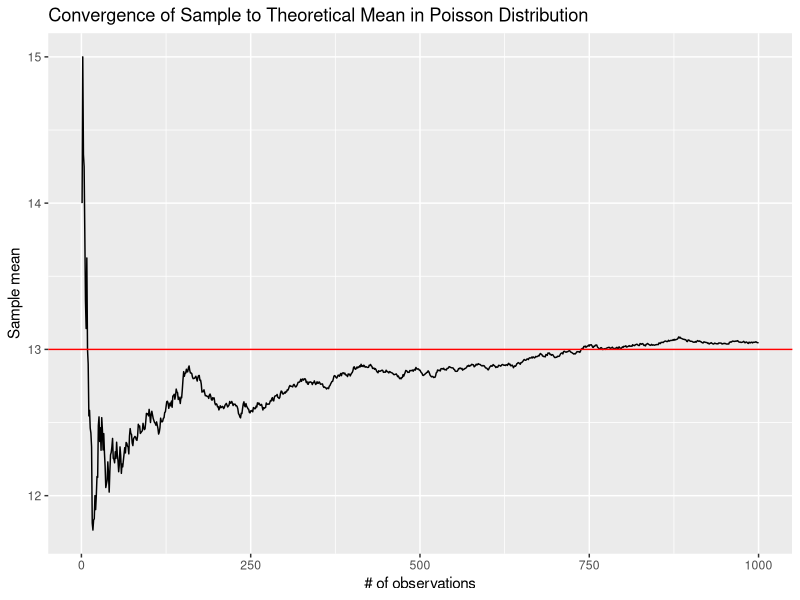
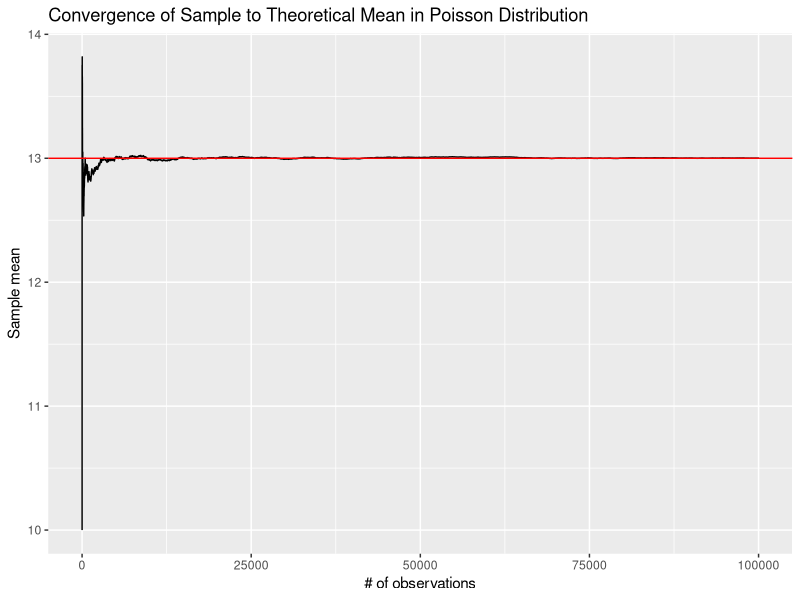
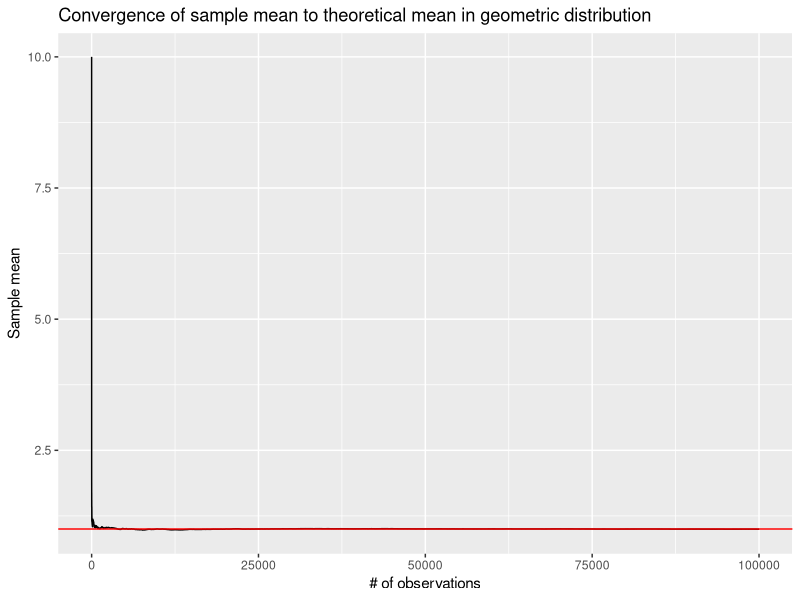
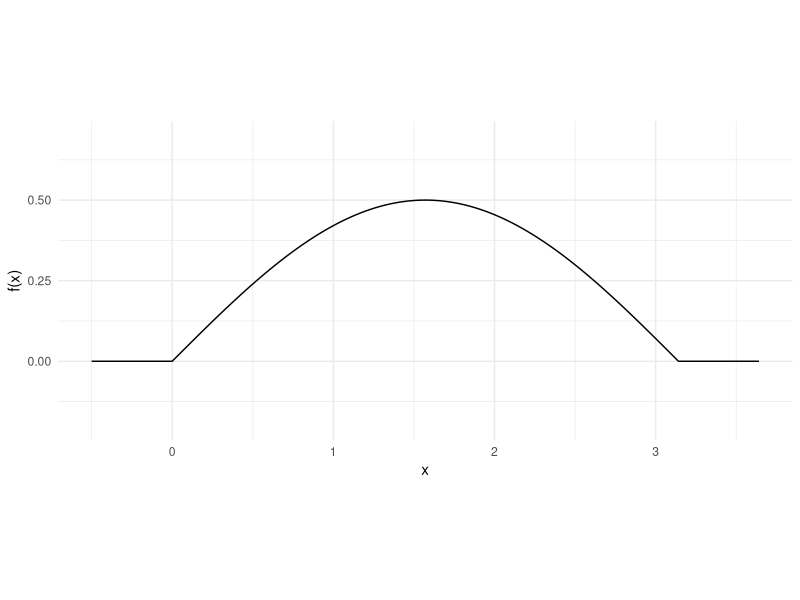
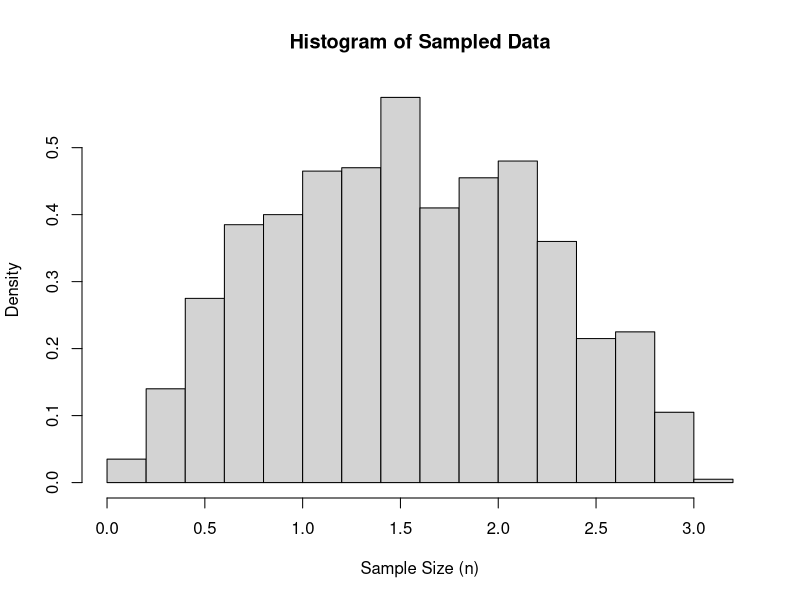
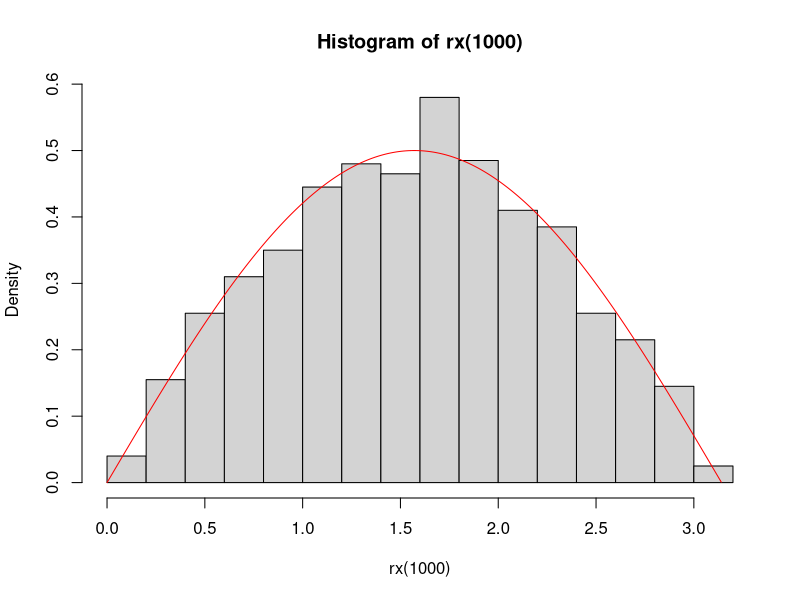

R code for these plots, in order:
## ---- chunk 1
knitr::opts_chunk$set(echo=T,eval=T,message=F,warning=F,fig.align='center')
library(tidyverse)
## ---- chunk 2
distance_between_points_1a = function() {
point_1 = c(runif(n = 1, min = 0, max = 5), runif(n = 1, min = 0, max = 10), runif(n = 1, min = 0, max = 20))
point_2 = c(runif(n = 1, min = 0, max = 5), runif(n = 1, min = 0, max = 10), runif(n = 1, min = 0, max = 20))
return(sqrt(((point_1[1]) - (point_2[1]))^2 + ((point_1[2]) - (point_2[2]))^2 + ((point_1[3]) - (point_2[3]))^2))}

NMC = 1e5
average_1a = 0

for(i in 1:NMC){
  distance_1a = distance_between_points_1a()
  average_1a = average_1a + distance_1a
}

average_distance_box = average_1a/NMC
average_distance_box
## ---- chunk 3
distance_between_points_1b = function() {
angle_1 = c(runif(n = 1, min = 0, max = 2 * pi), runif(n = 1, min = 0, max = 2 * pi))
point_1 = c(cos(angle_1), sin(angle_1))
angle_2 = c(runif(n = 1, min = 0, max = 2 * pi), runif(n = 1, min = 0, max = 2 * pi))
point_2 = c(cos(angle_2), sin(angle_2))
angle_3 = c(runif(n = 1, min = 0, max = 2 * pi), runif(n = 1, min = 0, max = 2 * pi))
point_3 = c(cos(angle_3), sin(angle_3))
return(0.5 * (abs (point_1[1] * (point_2[2] - point_3[2]) + point_2[1] * (point_3[2] - point_1[2]) + point_3[1] * (point_1[2] - point_2[2]))))
}

NMC = 1e5
average_1b = 0

for(i in 1:NMC){
  distance_1b = distance_between_points_1b()
  average_1b = average_1b + distance_1b
}

average_area = average_1b/NMC
average_area
## ---- chunk 4
distance_between_points_1c = function() {
angle_1 = c(runif(n = 1, min = 0, max = 2 * pi), runif(n = 1, min = 0, max = 2 * pi))
point_1 = c(cos(angle_1), sin(angle_1))
angle_2 = c(runif(n = 1, min = 0, max = 2 * pi), runif(n = 1, min = 0, max = 2 * pi))
point_2 = c(cos(angle_2), sin(angle_2))
angle_3 = c(runif(n = 1, min = 0, max = 2 * pi), runif(n = 1, min = 0, max = 2 * pi))
point_3 = c(cos(angle_3), sin(angle_3))
distance_1 = sqrt(((point_1[1]) - (point_2[1]))^2 + ((point_1[2]) - (point_2[2]))^2)
distance_2 = sqrt(((point_2[1]) - (point_3[1]))^2 + ((point_2[2]) - (point_3[2]))^2)
distance_3 = sqrt(((point_3[1]) - (point_1[1]))^2 + ((point_3[2]) - (point_1[2]))^2)
return(distance_1 + distance_2 + distance_3)
}

NMC = 1e5
average_1c = 0

for(i in 1:NMC){
  distance_1c = distance_between_points_1c()
  average_1c = average_1c + distance_1c
}

average_perimeter = average_1c/NMC
average_perimeter
## ---- chunk 5
distance_between_points_1d = function() {
point_1 = rnorm(2)
point_2 = rnorm(2)
return(sqrt(((point_1[1]) - (point_2[1]))^2 + ((point_1[2]) - (point_2[2]))^2))}

NMC = 1e5
average_1d = 0

for(i in 1:NMC){
  distance_1d = distance_between_points_1d()
  average_1d = average_1d + distance_1d
}

average_distance_general = average_1d/NMC
average_distance_general
## ---- chunk 6
df_2a = data.frame(n = 1:1000, x = rpois(n = 1000, lambda = 13))
## ---- chunk 7
df_2b = df_2a %>%
  mutate(xbar = cumsum(x)/n)
## ---- chunk 8
ggplot(df_2b, aes(x = n, y = xbar)) +
  geom_line() +
  geom_hline(yintercept = 13, color = "red") +
  ggtitle("Convergence of Sample to Theoretical Mean in Poisson Distribution") +
  xlab("# of observations") +
  ylab("Sample mean")

# On the leftmost side of the graph containing fewer observations, the sample mean is highly erratic and varied, but as the number of observations increases, the sample mean eventually converges (at least partially) to the theoretical mean. This is what I was expecting, because more trials/larger numbers tend to make estimation errors smaller.
## ---- chunk 9
df_2d1 = data.frame(n = 1:100000, x = rpois(n = 100000, lambda = 13))
df_2d = df_2d1 %>%
  mutate(xbar = cumsum(x)/n)

ggplot(df_2d, aes(x = n, y = xbar)) +
  geom_line() +
  scale_x_continuous() +
  geom_hline(yintercept = 13, color = "red") +
  ggtitle("Convergence of Sample to Theoretical Mean in Poisson Distribution") +
  xlab("# of observations") +
  ylab("Sample mean")

# This does empirically agree with the Law of Large Numbers, because the sample mean converges almost entirely with the theoretical mean and stays that way from around the 12500 observation mark and on.
## ---- chunk 10
df_2e1 = data.frame(n = 1:100000, x = rgeom(n = 100000, prob = 0.5))
df_2e = df_2e1 %>%
  mutate(xbar = cumsum(x)/n)

ggplot(df_2e, aes(x = n, y = xbar)) +
  geom_line() +
  scale_x_continuous() +
  geom_hline(yintercept = 1, color = "red") +
  ggtitle("Convergence of sample mean to theoretical mean in geometric distribution") +
  xlab("# of observations") +
  ylab("Sample mean")

# My chosen random variable is of the geometric kind. The theoretical mean/expected value for a geometric distribution is 1 when using the formula for the geometric mean formula [(1 - 0.5)/0.5]. This output also agrees with my expectations, because the sample converges to the theoretical mean in what looks like the first 500 observations.
## ---- chunk 11
billy_count = 0
data = rep(0, 1e5)

for(i in 1:1e5){
  billy = sum(rnorm(3, 80, 0.5))
  data[i] = billy
}

exp_val = mean(data)
exp_val
std_val = sd(data)
std_val
## ---- chunk 12
NMC = 1e5
they_will = 0

for(i in 1:NMC) {
  will_they = sum(rnorm(3, 80, 0.5))
  they_will = they_will + as.numeric(will_they <= 241)
}

three_billy_prob = they_will/NMC
three_billy_prob
## ---- chunk 13
security = (quantile(x = rnorm(3, 80, 0.5), probs = c(0.99))) * 3
security
## ---- chunk 14
NMC = 1e5
they_will = 0

for(i in 1:NMC) {
  will_they = sum(rnorm(1, 80, 0.5) + rnorm(1, 79, 0.25) + rnorm(1, 81, 0.6))
  they_will = they_will + as.numeric(will_they <= 241)
}

bgogr_prob = they_will/NMC
bgogr_prob
## ---- chunk 15
# The scoring function is provided for you. 
# You can feed it a single width or a vector of widths
score = function(width){
  scores = rep(0, length(width))
  scores[width<=241] = width[width<=241]/241*100 
  return(mean(scores))
}

NMC = 1e5

### Billy, Goat, Gruff (1)

bgogr_fin = 0

for(i in 1:NMC) {
  bgogr = rnorm(1, 80, 0.5) + rnorm(1, 79, 0.25) + rnorm(1, 81, 0.6)
  bgogr_fin = bgogr_fin + score(bgogr)
}

billy_goat_gruff = bgogr_fin/NMC

### Billy, Billy, Gruff (2)

bbgr_fin = 0

for(i in 1:NMC) {
  bbgr = sum(rnorm(2, 80, 0.5)) + rnorm(1, 81, 0.6)
  bbgr_fin = bbgr_fin + score(bbgr)
}

billy_billy_gruff = bbgr_fin/NMC

### Billy, Billy, Billy (3)

bbb_fin = 0

for(i in 1:NMC) {
  bbb = sum(rnorm(3, 80, 0.5))
  bbb_fin = bbb_fin + score(bbb)
}

billy_billy_billy = bbb_fin/NMC

### Billy, Billy, Goat (4)

bbgo_fin = 0

for(i in 1:NMC) {
  bbgo = sum(rnorm(2, 80, 0.5)) + rnorm(1, 79, 0.25)
  bbgo_fin = bbgo_fin + score(bbgo)
}

billy_billy_goat = bbgo_fin/NMC

### Billy, Goat, Goat (5)

bgogo_fin = 0

for(i in 1:NMC) {
  bgogo = rnorm(1, 80, 0.5) + sum(rnorm(2, 79, 0.25))
  bgogo_fin = bgogo_fin + score(bgogo)
}

billy_goat_goat = bgogo_fin/NMC

### Goat, Goat, Goat

gogogo_fin = 0

for(i in 1:NMC) {
  gogogo = sum(rnorm(3, 79, 0.25))
  gogogo_fin = gogogo_fin + score(gogogo)
}

goat_goat_goat = gogogo_fin/NMC

### Gruff, Gruff, Gruff

grgrgr_fin = 0

for(i in 1:NMC) {
  grgrgr = sum(rnorm(3, 81, 0.6))
  grgrgr_fin = grgrgr_fin + score(grgrgr)
}

gruff_gruff_gruff = grgrgr_fin/NMC

### Billy, Gruff, Gruff

bgrgr_fin = 0

for(i in 1:NMC) {
  bgrgr = rnorm(1, 80, 0.5) + sum(rnorm(2, 81, 0.6))
  bgrgr_fin = bgrgr_fin + score(bgrgr)
}

billy_gruff_gruff = bgrgr_fin/NMC

### Goat, Gruff, Gruff

gogrgr_fin = 0

for(i in 1:NMC) {
  gogrgr = rnorm(3, 79, 0.25) + sum(rnorm(2, 81, 0.6))
  gogrgr_fin = gogrgr_fin + score(gogrgr)
}

goat_gruff_gruff = gogrgr_fin/NMC

### Goat, Goat, Gruff

gogogr_fin = 0

for(i in 1:NMC) {
  gogogr = sum(rnorm(2, 79, 0.25)) + rnorm(1, 81, 0.6)
  gogogr_fin = gogogr_fin + score(gogogr)
}

goat_goat_gruff = gogogr_fin/NMC

bookshelf_scores = data.frame(billy_goat_gruff, billy_billy_gruff, billy_billy_billy, billy_billy_goat, billy_goat_goat, goat_goat_goat, gruff_gruff_gruff, billy_gruff_gruff, goat_gruff_gruff, goat_goat_gruff)

best_combo = max(bookshelf_scores)
best_combo
## ---- chunk 16
# The combination of two Goats and one Gruff consistently gives us the highest expected score, shown above.
## ---- chunk 17
# here we define a *vectorized* function to evaluate the density of X
pdf_x = function(x) {
  # ifelse is like a function version of an if statement.
  # We use it here to ensure that pdf_x can operate directly on vectors.
  return(ifelse(0<=x & x<=pi , .5*sin(x) , 0 ))
}

# showing the PDF in a plot
ggplot() + geom_function(fun=pdf_x, n=10001) + 
  coord_fixed(ratio=2) + theme_minimal() + 
  xlim(c(-.5,pi+.5)) + ylim(-.2,.7) + labs(x="x", y="f(x)")
## ---- chunk 18
# inverse_cdf = acos(-2*x + 1), manually computed
## ---- chunk 19
# complete the function
rx = function(n) {
  iff = runif(n)
  plot = acos(-2*iff + 1)
  return(plot)
}

hist(rx(1000), probability=TRUE, main = "Histogram of Sampled Data", 
     xlab = "Sample Size (n)")

# The histogram should look like the PDF we plotted above.
# Un-comment the following lines of code and check it looks correct

hist(rx(1000), probability=TRUE)
lines(x=seq(0,pi,.01), y=pdf_x(seq(0,pi,.01)), col='red')
